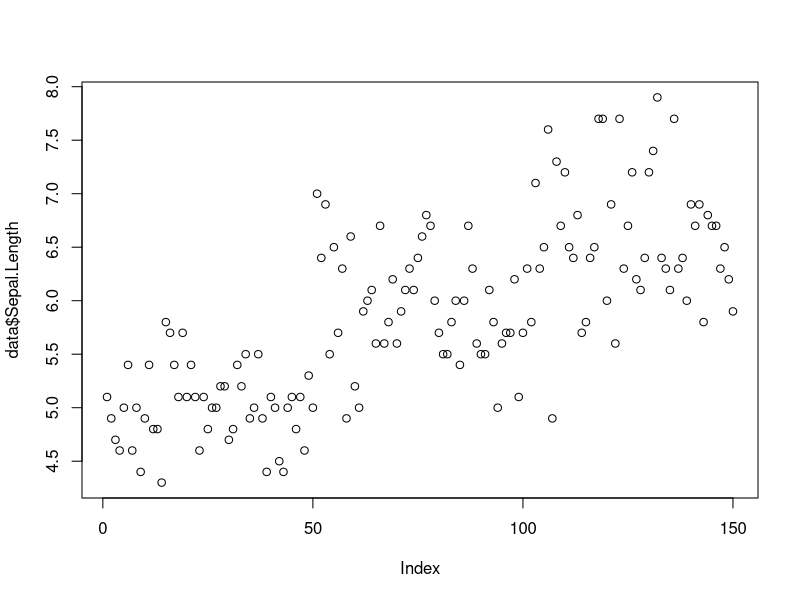
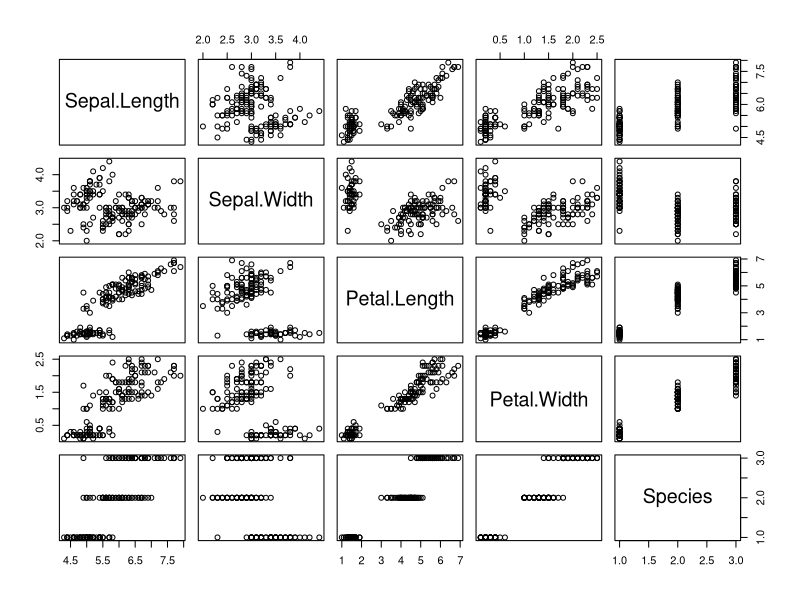

Write the R code that produced these figures, in order.
"hello world"

a<- 1
a
'a'
x1 <-"ubion"
x2 <- 25
x3 <- 1

str(x1) #"str"은 "문자열(string)"의 줄임말로, 텍스트를 나타내는 데이터 형식을 의미
str(x2)
str(x3)
x3 <- as.factor(x3) #집단별변수 숫자로 인식하지 않게 하기 위함
str(x3)
x4 <- 12.25
str(x4)
x4 <- as.integer(x4) #실수에서 정수로 바꾸는 것
str(x4)

data <-iris
str(data) #data.frame 엑셀형태로 불러올 수 있는 정형 프레임
data$Sepal.Length <-as.integer(data$Sepal.Length) #Sepal.Length 정수로 바꾸려면??
str(data)
summary(data)
#data$Species <-as.integer(data$Species)
str(data)
data$Species <-as.factor(data$Species)
str(data)


#setosa <- data[data$Species == "setosa",] 이렇게도 가능
setosa <- data[data$Species == "setosa",]  #"setosa"대신 1로지정 가능
str(setosa)
versicolor <- data[data$Species =="versicolor",]  
str(versicolor)
virginica <- data[data$Species == "virginica",]
str(virginica)
mean(setosa$Sepal.Length)
mean(versicolor$Sepal.Length)
mean(virginica$Sepal.Length)

summary(iris)

data <- iris
#data2 <- data 데이터 손실이 있을 수 있을 때는 새로 불러오기




getwd()
setwd("C:/R PROJECT") #저장하는방법
getwd() #working directory = wd
write.csv(iris,"iris.csv")



install.packages("psych" , binary = T, dependencies = T)
library(psych) #패키지를 로드 하는 함수
describe(data) #summary보다 더 자세히 나온다(기술통계가 보임)


describe(setosa)
describe(virginica)
describe(versicolor)
plot(data$Sepal.Length) #plot 그림으로 보여줌
plot(data)

help(iris) 


